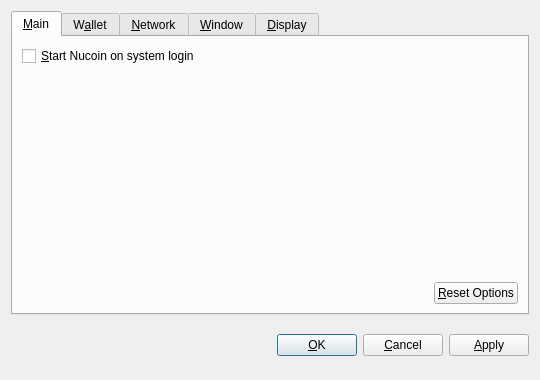
<?xml version="1.0" encoding="UTF-8"?>
<ui version="4.0">
 <class>OptionsDialog</class>
 <widget class="QDialog" name="OptionsDialog">
  <property name="geometry">
   <rect>
    <x>0</x>
    <y>0</y>
    <width>540</width>
    <height>380</height>
   </rect>
  </property>
  <property name="windowTitle">
   <string>Options</string>
  </property>
  <property name="modal">
   <bool>true</bool>
  </property>
  <layout class="QVBoxLayout" name="verticalLayout">
   <item>
    <widget class="QTabWidget" name="tabWidget">
     <property name="tabPosition">
      <enum>QTabWidget::North</enum>
     </property>
     <property name="currentIndex">
      <number>0</number>
     </property>
     <widget class="QWidget" name="tabMain">
      <attribute name="title">
       <string>&amp;Main</string>
      </attribute>
      <layout class="QVBoxLayout" name="verticalLayout_Main">
       <item>
        <widget class="QCheckBox" name="bitcoinAtStartup">
         <property name="toolTip">
          <string>Automatically start Nucoin after logging in to the system.</string>
         </property>
         <property name="text">
          <string>&amp;Start Nucoin on system login</string>
         </property>
        </widget>
       </item>
       <item>
        <spacer name="verticalSpacer_Main">
         <property name="orientation">
          <enum>Qt::Vertical</enum>
         </property>
         <property name="sizeHint" stdset="0">
          <size>
           <width>20</width>
           <height>40</height>
          </size>
         </property>
        </spacer>
       </item>
       <item>
        <layout class="QHBoxLayout" name="horizontalLayout_2_Main">
         <item>
          <spacer name="horizontalSpacer_2_Main">
           <property name="orientation">
            <enum>Qt::Horizontal</enum>
           </property>
           <property name="sizeHint" stdset="0">
            <size>
             <width>40</width>
             <height>20</height>
            </size>
           </property>
          </spacer>
         </item>
         <item>
          <widget class="QPushButton" name="resetButton">
           <property name="toolTip">
            <string>Reset all client options to default.</string>
           </property>
           <property name="text">
            <string>&amp;Reset Options</string>
           </property>
           <property name="autoDefault">
            <bool>false</bool>
           </property>
          </widget>
         </item>
        </layout>
       </item>
      </layout>
     </widget>
     <widget class="QWidget" name="tabWallet">
      <attribute name="title">
       <string>W&amp;allet</string>
      </attribute>
      <layout class="QVBoxLayout" name="verticalLayout_Network">
       <item>
        <widget class="QLabel" name="transactionFeeInfoLabel">
         <property name="text">
          <string>Optional transaction fee per kB that helps make sure your transactions are processed quickly. Most transactions are 1 kB.</string>
         </property>
         <property name="textFormat">
          <enum>Qt::PlainText</enum>
         </property>
         <property name="wordWrap">
          <bool>true</bool>
         </property>
        </widget>
       </item>
       <item>
        <layout class="QHBoxLayout" name="horizontalLayout_1_Main">
         <item>
          <widget class="QLabel" name="transactionFeeLabel">
           <property name="text">
            <string>Pay transaction &amp;fee</string>
           </property>
           <property name="textFormat">
            <enum>Qt::PlainText</enum>
           </property>
           <property name="buddy">
            <cstring>transactionFee</cstring>
           </property>
          </widget>
         </item>
         <item>
          <widget class="BitcoinAmountField" name="transactionFee"/>
         </item>
         <item>
          <spacer name="horizontalSpacer_1_Main">
           <property name="orientation">
            <enum>Qt::Horizontal</enum>
           </property>
           <property name="sizeHint" stdset="0">
            <size>
             <width>40</width>
             <height>20</height>
            </size>
           </property>
          </spacer>
         </item>
        </layout>
       </item>
       <item>
        <widget class="QLabel" name="label">
         <property name="text">
          <string>If you disable the spending of unconfirmed change, the change from a transaction cannot be used until that transaction has at least one confirmation. This also affects how your balance is computed.</string>
         </property>
         <property name="wordWrap">
          <bool>true</bool>
         </property>
        </widget>
       </item>
       <item>
        <widget class="QCheckBox" name="spendZeroConfChange">
         <property name="text">
          <string>Spend unconfirmed change  (experts only)</string>
         </property>
        </widget>
       </item>
       <item>
        <spacer name="verticalSpacer">
         <property name="orientation">
          <enum>Qt::Vertical</enum>
         </property>
         <property name="sizeHint" stdset="0">
          <size>
           <width>20</width>
           <height>40</height>
          </size>
         </property>
        </spacer>
       </item>
      </layout>
     </widget>
     <widget class="QWidget" name="tabNetwork">
      <attribute name="title">
       <string>&amp;Network</string>
      </attribute>
      <layout class="QVBoxLayout" name="verticalLayout_Network">
       <item>
        <widget class="QCheckBox" name="mapPortUpnp">
         <property name="toolTip">
          <string>Automatically open the Nucoin client port on the router. This only works when your router supports UPnP and it is enabled.</string>
         </property>
         <property name="text">
          <string>Map port using &amp;UPnP</string>
         </property>
        </widget>
       </item>
       <item>
        <widget class="QCheckBox" name="connectSocks">
         <property name="toolTip">
          <string>Connect to the Nucoin network through a SOCKS proxy (e.g. when connecting through Tor).</string>
         </property>
         <property name="text">
          <string>&amp;Connect through SOCKS proxy:</string>
         </property>
        </widget>
       </item>
       <item>
        <layout class="QHBoxLayout" name="horizontalLayout_Network">
         <item>
          <widget class="QLabel" name="proxyIpLabel">
           <property name="text">
            <string>Proxy &amp;IP:</string>
           </property>
           <property name="textFormat">
            <enum>Qt::PlainText</enum>
           </property>
           <property name="buddy">
            <cstring>proxyIp</cstring>
           </property>
          </widget>
         </item>
         <item>
          <widget class="QValidatedLineEdit" name="proxyIp">
           <property name="maximumSize">
            <size>
             <width>140</width>
             <height>16777215</height>
            </size>
           </property>
           <property name="toolTip">
            <string>IP address of the proxy (e.g. 127.0.0.1)</string>
           </property>
          </widget>
         </item>
         <item>
          <widget class="QLabel" name="proxyPortLabel">
           <property name="text">
            <string>&amp;Port:</string>
           </property>
           <property name="textFormat">
            <enum>Qt::PlainText</enum>
           </property>
           <property name="buddy">
            <cstring>proxyPort</cstring>
           </property>
          </widget>
         </item>
         <item>
          <widget class="QLineEdit" name="proxyPort">
           <property name="maximumSize">
            <size>
             <width>55</width>
             <height>16777215</height>
            </size>
           </property>
           <property name="toolTip">
            <string>Port of the proxy (e.g. 9050)</string>
           </property>
          </widget>
         </item>
         <item>
          <widget class="QLabel" name="socksVersionLabel">
           <property name="text">
            <string>SOCKS &amp;Version:</string>
           </property>
           <property name="textFormat">
            <enum>Qt::PlainText</enum>
           </property>
           <property name="buddy">
            <cstring>socksVersion</cstring>
           </property>
          </widget>
         </item>
         <item>
          <widget class="QValueComboBox" name="socksVersion">
           <property name="toolTip">
            <string>SOCKS version of the proxy (e.g. 5)</string>
           </property>
          </widget>
         </item>
         <item>
          <spacer name="horizontalSpacer_Network">
           <property name="orientation">
            <enum>Qt::Horizontal</enum>
           </property>
           <property name="sizeHint" stdset="0">
            <size>
             <width>40</width>
             <height>20</height>
            </size>
           </property>
          </spacer>
         </item>
        </layout>
       </item>
       <item>
        <spacer name="verticalSpacer_Network">
         <property name="orientation">
          <enum>Qt::Vertical</enum>
         </property>
         <property name="sizeHint" stdset="0">
          <size>
           <width>20</width>
           <height>40</height>
          </size>
         </property>
        </spacer>
       </item>
      </layout>
     </widget>
     <widget class="QWidget" name="tabWindow">
      <attribute name="title">
       <string>&amp;Window</string>
      </attribute>
      <layout class="QVBoxLayout" name="verticalLayout_Window">
       <item>
        <widget class="QCheckBox" name="minimizeToTray">
         <property name="toolTip">
          <string>Show only a tray icon after minimizing the window.</string>
         </property>
         <property name="text">
          <string>&amp;Minimize to the tray instead of the taskbar</string>
         </property>
        </widget>
       </item>
       <item>
        <widget class="QCheckBox" name="minimizeOnClose">
         <property name="toolTip">
          <string>Minimize instead of exit the application when the window is closed. When this option is enabled, the application will be closed only after selecting Quit in the menu.</string>
         </property>
         <property name="text">
          <string>M&amp;inimize on close</string>
         </property>
        </widget>
       </item>
       <item>
        <spacer name="verticalSpacer_Window">
         <property name="orientation">
          <enum>Qt::Vertical</enum>
         </property>
         <property name="sizeHint" stdset="0">
          <size>
           <width>20</width>
           <height>40</height>
          </size>
         </property>
        </spacer>
       </item>
      </layout>
     </widget>
     <widget class="QWidget" name="tabDisplay">
      <attribute name="title">
       <string>&amp;Display</string>
      </attribute>
      <layout class="QVBoxLayout" name="verticalLayout_Display">
       <item>
        <layout class="QHBoxLayout" name="horizontalLayout_1_Display">
         <item>
          <widget class="QLabel" name="langLabel">
           <property name="text">
            <string>User Interface &amp;language:</string>
           </property>
           <property name="textFormat">
            <enum>Qt::PlainText</enum>
           </property>
           <property name="buddy">
            <cstring>lang</cstring>
           </property>
          </widget>
         </item>
         <item>
          <widget class="QValueComboBox" name="lang">
           <property name="toolTip">
            <string>The user interface language can be set here. This setting will take effect after restarting Nucoin.</string>
           </property>
          </widget>
         </item>
        </layout>
       </item>
       <item>
        <layout class="QHBoxLayout" name="horizontalLayout_2_Display">
         <item>
          <widget class="QLabel" name="unitLabel">
           <property name="text">
            <string>&amp;Unit to show amounts in:</string>
           </property>
           <property name="textFormat">
            <enum>Qt::PlainText</enum>
           </property>
           <property name="buddy">
            <cstring>unit</cstring>
           </property>
          </widget>
         </item>
         <item>
          <widget class="QValueComboBox" name="unit">
           <property name="toolTip">
            <string>Choose the default subdivision unit to show in the interface and when sending coins.</string>
           </property>
          </widget>
         </item>
        </layout>
       </item>
       <item>
        <widget class="QCheckBox" name="displayAddresses">
         <property name="toolTip">
          <string>Whether to show Nucoin addresses in the transaction list or not.</string>
         </property>
         <property name="text">
          <string>&amp;Display addresses in transaction list</string>
         </property>
        </widget>
       </item>
       <item>
        <widget class="QCheckBox" name="coinControlFeatures">
         <property name="toolTip">
          <string>Whether to show coin control features or not.</string>
         </property>
         <property name="text">
          <string>Display coin &amp;control features (experts only!)</string>
         </property>
        </widget>
       </item>
       <item>
        <spacer name="verticalSpacer_Display">
         <property name="orientation">
          <enum>Qt::Vertical</enum>
         </property>
         <property name="sizeHint" stdset="0">
          <size>
           <width>20</width>
           <height>40</height>
          </size>
         </property>
        </spacer>
       </item>
      </layout>
     </widget>
    </widget>
   </item>
   <item>
    <layout class="QHBoxLayout" name="horizontalLayout_Buttons">
     <item>
      <spacer name="horizontalSpacer_1">
       <property name="orientation">
        <enum>Qt::Horizontal</enum>
       </property>
       <property name="sizeHint" stdset="0">
        <size>
         <width>40</width>
         <height>48</height>
        </size>
       </property>
      </spacer>
     </item>
     <item>
      <widget class="QLabel" name="statusLabel">
       <property name="font">
        <font>
         <weight>75</weight>
         <bold>true</bold>
        </font>
       </property>
       <property name="text">
        <string/>
       </property>
       <property name="textFormat">
        <enum>Qt::PlainText</enum>
       </property>
       <property name="wordWrap">
        <bool>true</bool>
       </property>
      </widget>
     </item>
     <item>
      <spacer name="horizontalSpacer_2">
       <property name="orientation">
        <enum>Qt::Horizontal</enum>
       </property>
       <property name="sizeHint" stdset="0">
        <size>
         <width>40</width>
         <height>48</height>
        </size>
       </property>
      </spacer>
     </item>
     <item>
      <widget class="QPushButton" name="okButton">
       <property name="text">
        <string>&amp;OK</string>
       </property>
      </widget>
     </item>
     <item>
      <widget class="QPushButton" name="cancelButton">
       <property name="text">
        <string>&amp;Cancel</string>
       </property>
       <property name="autoDefault">
        <bool>false</bool>
       </property>
      </widget>
     </item>
     <item>
      <widget class="QPushButton" name="applyButton">
       <property name="text">
        <string>&amp;Apply</string>
       </property>
       <property name="autoDefault">
        <bool>false</bool>
       </property>
      </widget>
     </item>
    </layout>
   </item>
  </layout>
 </widget>
 <customwidgets>
  <customwidget>
   <class>BitcoinAmountField</class>
   <extends>QSpinBox</extends>
   <header>bitcoinamountfield.h</header>
  </customwidget>
  <customwidget>
   <class>QValueComboBox</class>
   <extends>QComboBox</extends>
   <header>qvaluecombobox.h</header>
  </customwidget>
  <customwidget>
   <class>QValidatedLineEdit</class>
   <extends>QLineEdit</extends>
   <header>qvalidatedlineedit.h</header>
  </customwidget>
 </customwidgets>
 <resources/>
 <connections/>
</ui>
